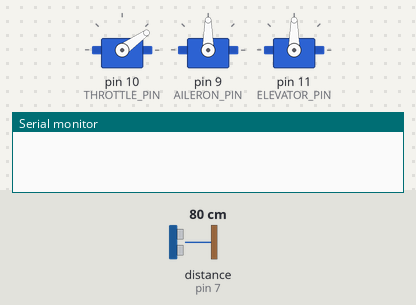
Simulated run of this sketch. Board: Arduino Uno, built with avr-gcc and run on an emulated ATmega328P. Shown: 3 × servo, the last lines printed to the serial monitor. The test bench sets the inputs (shaded band); at power-on: distance to the obstacle (sensor on pin 7) 80 cm. The echo pulse lasts 58.3 µs per cm.

Above: at 0.1 s.
At 9.2 s:
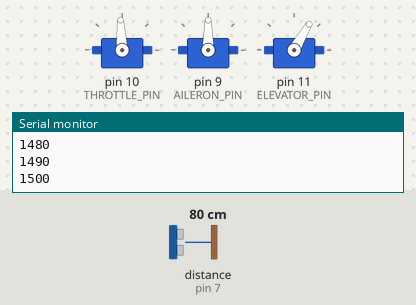
At 11.2 s:
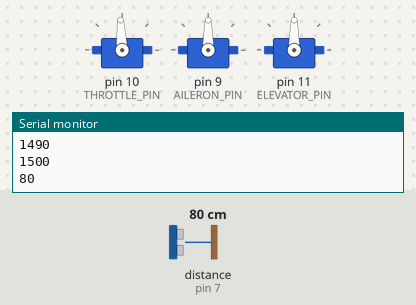
At 15.6 s:
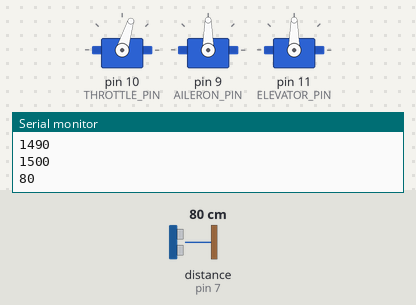
At 19.8 s:
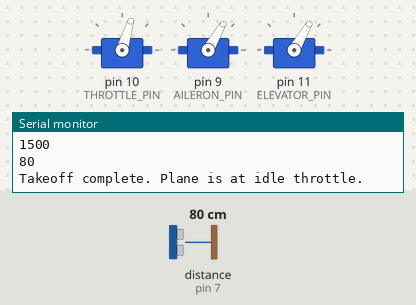
At 38.8 s:
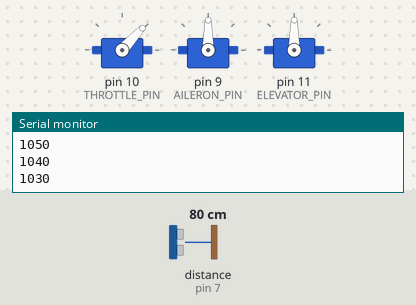
Timing chart, 0 to 40.0 s (numbered marks = the images above):
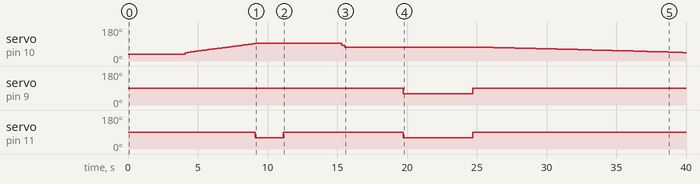

The sketch:

autonomus_rc_plane.ino
```cpp
// (licence header left out)
#include <Servo.h>

// ---------------- Pins ----------------
const int THROTTLE_PIN = 10;   // ESC (Electronic Speed Controller) signal
const int AILERON_PIN  = 9;    // aileron servo
const int ELEVATOR_PIN = 11;   // elevator servo
const int TRIG_PIN     = 8;    // ultrasonic TRIG
const int ECHO_PIN     = 7;    // ultrasonic ECHO

// ---------------- Throttle (µs) ----------------
const int THROTTLE_OFF = 900;  // ESC minimum / motor off

// ---------------- Ultrasonic ----------------
const unsigned long ECHO_TIMEOUT_US = 30000; // ~5 m round trip; stops pulseIn() from blocking
const int NO_ECHO_DISTANCE_CM = 500;         // value used when no echo comes back (out of range)

// ---------------- Altitude limits (cm) ----------------
const int TAKEOFF_FAIL_CM  = 20;   // still this close to the ground -> takeoff failed
const int TAKEOFF_OK_CM    = 50;   // at or above this height -> takeoff successful
const int LANDING_FLARE_CM = 100;  // within this height -> flare and cut throttle

// ---------------- Safety timeouts (ms) ----------------
const unsigned long TAKEOFF_CLIMB_TIMEOUT_MS = 10000; // must reach TAKEOFF_OK_CM within this time
const unsigned long LANDING_TIMEOUT_MS       = 20000; // cut throttle anyway after this time

int throttleValue;
Servo throttle;
Servo aileron;
Servo elevator;
int disincm;

// Measure the distance to the ground in centimetres.
// Returns NO_ECHO_DISTANCE_CM if no echo is received within the timeout.
int readDistanceCm() {
  digitalWrite(TRIG_PIN, LOW);
  delayMicroseconds(2);
  digitalWrite(TRIG_PIN, HIGH);
  delayMicroseconds(10);          // HC-SR04 needs a 10 µs trigger pulse
  digitalWrite(TRIG_PIN, LOW);

  unsigned long timeinmicro = pulseIn(ECHO_PIN, HIGH, ECHO_TIMEOUT_US);
  if (timeinmicro == 0) {
    return NO_ECHO_DISTANCE_CM;   // no echo -> treat as out of range
  }
  return timeinmicro / 29 / 2;    // distance in centimetres
}

// Stop the motor, neutralise the control surfaces and stay there forever.
void enterSafeIdle(const char *reason) {
  throttle.writeMicroseconds(THROTTLE_OFF);
  aileron.write(90);
  elevator.write(90);
  Serial.print("SAFE IDLE: ");
  Serial.println(reason);
  while (true) {
    throttle.writeMicroseconds(THROTTLE_OFF);  // keep the motor off
    delay(100);
  }
}

void setup() {
  Serial.begin(9600);

  throttle.attach(THROTTLE_PIN);   // ESC signal wire on pin 10
  aileron.attach(AILERON_PIN);     // aileron servo on pin 9
  elevator.attach(ELEVATOR_PIN);   // elevator servo on pin 11
  pinMode(TRIG_PIN, OUTPUT);
  pinMode(ECHO_PIN, INPUT);

  // Arm the ESC by setting the throttle to the minimum position
  throttle.writeMicroseconds(THROTTLE_OFF);
  delay(4000);  // Wait for 4 seconds to allow ESC to initialize

  Serial.println("RC plane ready for takeoff!");
}

void loop() {
  // Gradually increase throttle for takeoff
  for (throttleValue = 1000; throttleValue <= 1500; throttleValue += 10) {
    delay(100);
    throttle.writeMicroseconds(throttleValue);
    Serial.println(throttleValue);
  }

  // Set elevator to a slightly up position
  elevator.write(60);
  delay(2000);

  // Use the ultrasonic sensor to check the height above the ground.
  unsigned long climbStart = millis();
  while (true) {
    disincm = readDistanceCm();
    Serial.println(disincm);

    if (disincm <= TAKEOFF_FAIL_CM) {
      // Plane failed to take off -> throttle to 0 % and stop the sequence
      enterSafeIdle("takeoff failed (too close to the ground)");
    } else if (disincm >= TAKEOFF_OK_CM) {
      break;  // takeoff successful
    }

    if (millis() - climbStart > TAKEOFF_CLIMB_TIMEOUT_MS) {
      enterSafeIdle("takeoff failed (did not climb in time)");
    }
    delay(60);  // let the previous echo die out before the next measurement
  }

  // Adjust aileron and elevator for stabilization after takeoff
  aileron.write(90);    // Set aileron to neutral position
  elevator.write(90);   // Set elevator to a neutral position
  delay(2000);

  // Wait for a moment after reaching the takeoff throttle
  delay(2000);

  // Reduce throttle to idle
  throttle.writeMicroseconds(1500);
  delay(200);
  throttle.writeMicroseconds(1400);
  delay(200);
  throttle.writeMicroseconds(1300);
  delay(200);

  Serial.println("Takeoff complete. Plane is at idle throttle.");
  delay(4000);

  // Turn right for demonstration purposes
  aileron.write(60);
  elevator.write(60);
  delay(5000);

  // Set aileron and elevator to neutral position
  aileron.write(90);
  elevator.write(90);

  // Prepare for landing
  for (throttleValue = 1300; throttleValue >= 1000; throttleValue -= 10) {
    delay(500);
    throttle.writeMicroseconds(throttleValue);
    Serial.println(throttleValue);
  }

  // Increase elevator angle for landing
  elevator.write(90);
  delay(500);
  elevator.write(60);
  delay(1000);
  elevator.write(90);
  delay(500);

  // Wait until the plane is low, then flare (elevator up) and cut the throttle.
  unsigned long landingStart = millis();
  while (true) {
    disincm = readDistanceCm();
    Serial.println(disincm);

    if (disincm <= LANDING_FLARE_CM) {
      elevator.write(60);
      throttle.writeMicroseconds(THROTTLE_OFF);
      delay(500);
      break;  // flare done
    }

    if (millis() - landingStart > LANDING_TIMEOUT_MS) {
      Serial.println("Landing timeout - cutting throttle.");
      break;
    }
    delay(60);
  }

  // Landing finished: motor off, surfaces neutral, stay here.
  enterSafeIdle("landing complete");
}
```

Measured:
- by itself, servo on pin 10 (THROTTLE_PIN): rises from 35° to 93° in 5.0 s, then falls to 45° in 30.6 s
- by itself, servo on pin 9 (AILERON_PIN): 90° → 60° at 19.7 s, → 90° 5.0 s later
- by itself, servo on pin 11 (ELEVATOR_PIN): 90° → 60° at 9.1 s, → 90° 2.0 s later, → 60° 8.6 s later, → 90° 5.0 s later
